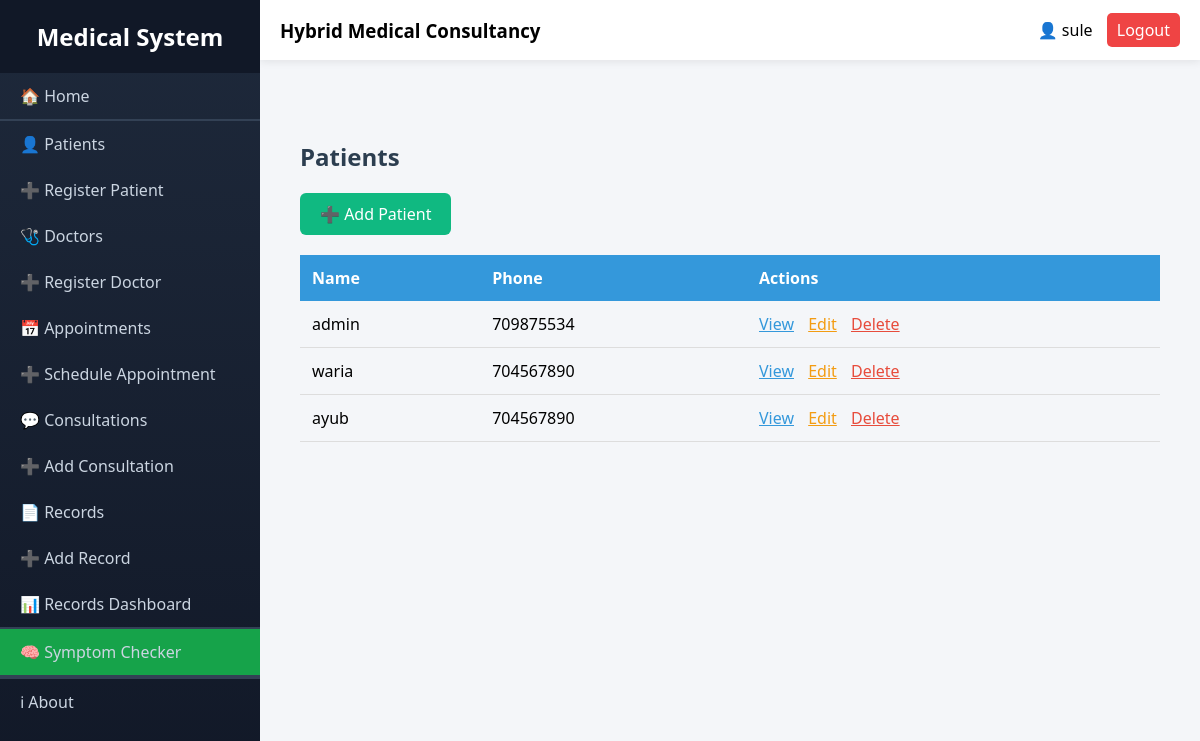
/patients/ (signed in), run on the app's committed database.
### patients/models.py (models this page shows, shortened)
class Patient(models.Model):
    user=models.OneToOneField(User, on_delete=models.CASCADE)
    phone=models.IntegerField(null=True)
    age=models.IntegerField()
    medical_history=models.TextField()
    insurance = models.ForeignKey(
        'accounts.Insurance',
        on_delete=models.SET_NULL,
        null=True,
        blank=True
    )
    insurance_number = models.CharField(max_length=100, blank=True, null=True)

### patients/views.py (the view)
# urls.py: path('', views.patient_list, name='patient_list'),
@login_required
def patient_list(request):
    patients = Patient.objects.all()
    return render(request, 'patients/patient_list.html', {'patients': patients})

### patients/templates/patients/patient_list.html (shortened to what this page needs)
{% extends "layout.html" %}
{% block content %}
<div style="max-width:1000px; margin:40px auto; padding:20px;">
    <h2 style="color:#2c3e50; margin-bottom:20px;">Patients</h2>
    <a href="{% url 'patients:patient_create' %}"
       style="display:inline-block; margin-bottom:20px; padding:10px 20px; background:#10b981; color:white; border-radius:6px; text-decoration:none; transition:0.3s;">
       ➕ Add Patient
    </a>
    <div style="overflow-x:auto;">
        <table style="width:100%; border-collapse:collapse; box-shadow:0 2px 10px rgba(0,0,0,0.05);">
            <thead>
                <tr style="background:#3498db; color:white; text-align:left;">
                    <th style="padding:12px;">Name</th>
                    <th style="padding:12px;">Phone</th>
                    <th style="padding:12px;">Actions</th>
                </tr>
            </thead>
            <tbody>
                {% for patient in patients %}
                <tr style="border-bottom:1px solid #ddd;">
                    <td style="padding:12px;">{{ patient.user }}</td>
                    <td style="padding:12px;">{{ patient.phone }}</td>
                    <td style="padding:12px;">
                        <a href="{% url 'patients:patient_detail' patient.id %}" style="color:#3498db; margin-right:10px;">View</a>
                        <a href="{% url 'patients:patient_update' patient.id %}" style="color:#f39c12; margin-right:10px;">Edit</a>
                        <a href="{% url 'patients:patient_delete' patient.id %}" style="color:#e74c3c;">Delete</a>
                    </td>
                </tr>
                {% empty %}
                <tr>
                    <td colspan="3" style="text-align:center; padding:15px; color:#7f8c8d;">No patients found</td>
                </tr>
                {% endfor %}
            </tbody>
        </table>
    </div>
</div>
{% endblock %}

### templates/layout.html (shortened to what this page needs)
<!DOCTYPE html>
<html lang="en">
<head>
</head>
<body>
<div class="sidebar" id="sidebar">
    <h2>Medical System</h2>
    <a href="{% url 'home_view' %}">🏠 Home</a>
    <hr>
    <a href="{% url 'patients:patient_list' %}">👤 Patients</a>
    <a href="{% url 'patients:patient_create' %}">➕ Register Patient</a>
    <a href="{% url 'doctors:doctor_list' %}">🩺 Doctors</a>
    <a href="{% url 'doctors:doctor_create' %}">➕ Register Doctor</a>
    <a href="{% url 'appointment:appointment_list' %}">📅 Appointments</a>
    <a href="{% url 'appointment:appointment_create' %}">➕ Schedule Appointment</a>
    <a href="{% url 'consultations:consultation_list' %}">💬 Consultations</a>
    <a href="{% url 'consultations:consultation_create' %}">➕ Add Consultation</a>
    <a href="{% url 'records:record_list' %}">📄 Records</a>
    <a href="{% url 'records:record_create' %}">➕ Add Record</a>
    <a href="{% url 'accounts:records_dashboard' %}">📊 Records Dashboard</a>
    <hr>
    {% if user.is_authenticated %}
        <a href="{% url 'accounts:symptoms_checker' %}" class="special-link">
            🧠 Symptom Checker
        </a>
    {% endif %}
    <hr>
    <hr>
    <a href="{% url 'about_view' %}">ℹ About</a>
</div>
<div class="main">
    <div class="navbar">
        <h3>Hybrid Medical Consultancy</h3>
        <div class="user">
            {% if user.is_authenticated %}
                <span>👤 {{ user.username }}</span>
                <a href="{% url 'accounts:logout' %}">Logout</a>
            {% else %}
                <a href="{% url 'accounts:login' %}">Login</a>
            {% endif %}
        </div>
    </div>
    <div class="content">
        {% block content %}
        {% endblock %}
    </div>
</div>
</body>
</html>

### templates/layout.html (style rules this page uses)
* { margin: 0; padding: 0; box-sizing: border-box; font-family: 'Segoe UI', Tahoma, Geneva, Verdana, sans-serif; }
body { display: flex; min-height: 100vh; background: #f4f6f9; }
.sidebar { width: 260px; background: linear-gradient(180deg, #1e293b 0%, #111827 100%); color: #fff; height: 100vh; position: fixed; overflow-y: auto; transition: 0.3s; }
.sidebar h2 { text-align: center; padding: 20px; background: #111827; }
.sidebar a { display: block; padding: 12px 20px; color: #cbd5e1; text-decoration: none; }
.sidebar hr { border: 0.5px solid #334155; }
.main { margin-left: 260px; width: calc(100% - 260px); }
.navbar { height: 60px; background: white; display: flex; justify-content: space-between; align-items: center; padding: 0 20px; box-shadow: 0 2px 8px rgba(0,0,0,0.08); }
.user a { margin-left: 10px; text-decoration: none; padding: 6px 10px; background: #ef4444; color: white; border-radius: 5px; }
.content { padding: 20px; }
.special-link { background: #16a34a; color: white; }

### data on the page
Patient: user "admin", phone "709875534"
Patient: user "waria", phone "704567890"
Patient: user "ayub", phone "704567890"

### other printed values
{{ user.username }} "sule"
